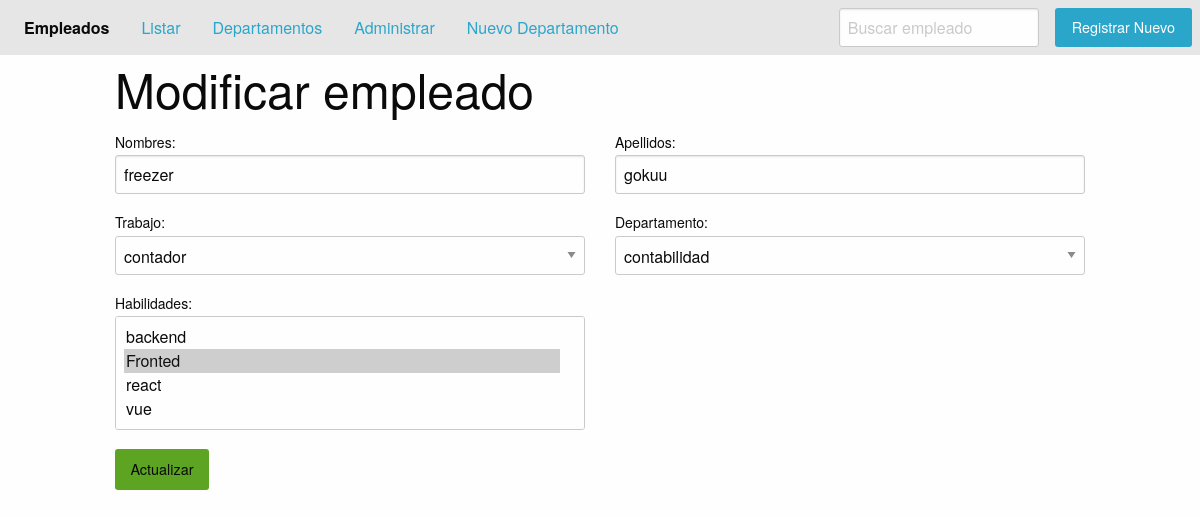
/update-empleado/5/, run on the app's committed database.
### aplicaciones/persona/models.py (models this page shows, shortened)
class Empleado(models.Model):
    JOB_CHOICES = (
        ('0','contador'),
        ('1','administrador'),
        ('2','economista')
    )
    first_name = models.CharField('Nombres',max_length=60)
    last_name = models.CharField('Apellidos',max_length=60)
    full_name = models.CharField('Nombre completo',max_length=120,blank=True)
    job = models.CharField('Trabajos',max_length=1,choices=JOB_CHOICES)
    departamento = models.ForeignKey(Departamento,on_delete=models.CASCADE)
    avatar = models.ImageField(upload_to='upload',blank=True,null=True)
    habilidades = models.ManyToManyField(Habilidades)
    class Meta:
        verbose_name = 'Persona'
        verbose_name_plural= 'Personas'

class Habilidades(models.Model):
    habilidades = models.CharField('Habilidad',max_length=50)
    class Meta:
        verbose_name = 'Habilidad'
        verbose_name_plural= 'Habilidades'
    def __str__(self):
        return self.habilidades

### aplicaciones/persona/views.py (the view, shortened to what this page needs)
# urls.py: path('update-empleado/<int:pk>/', UpdateEmpleado.as_view(), name='update'),
class UpdateEmpleado(UpdateView):
    template_name = "update.html"
    model = Empleado
    fields = ['first_name', 'last_name', 'job', 'departamento', 'habilidades']
    success_url = reverse_lazy('persona:administrar_empleado')
    @method_decorator(csrf_exempt)
    def dispatch(self, request, *args, **kwargs):
        return super().dispatch(request, *args, **kwargs)

### aplicaciones/departamento/models.py (called while the page is built)
    def __str__(self):
        return self.name

### aplicaciones/persona/templates/update.html (shortened to what this page needs)
{% extends 'base.html' %}
{% block contenido %}
    <div class="grid-container">
        <div class="grid-x">
            <h1 class="cell">Modificar empleado</h1>
            <div class="cell">
                <form class="grid-x grid-margin-x" method="post">
                    <div class=" cell large-6 cell">
                        <label>Nombres:
                          {{ form.first_name }}
                        </label>
                    </div>
                    <div class=" cell large-6 cell">
                        <label>Apellidos:
                          {{ form.last_name }}
                        </label>
                    </div>
                     <div class=" cell large-6 cell">
                        <label>Trabajo:
                          {{ form.job }}
                        </label>
                    </div>
                     <div class=" cell large-6 cell">
                        <label>Departamento:
                          {{ form.departamento }}
                        </label>
                    </div>
                    <div class=" cell large-6 cell">
                        <label>Habilidades:
                          {{ form.habilidades }}
                        </label>
                    </div>
                    <div class=" cell ">
                        <button type="submit" class="success button">Actualizar</button>
                    </div>
                </form>
            </div>
        </div>
    </div>
{% endblock %}

### data on the page
Empleado: first_name "freezer", last_name "gokuu", job "contador", departamento "contabilidad"
Habilidades: habilidades "backend / Fronted ☑ / react / vue"
